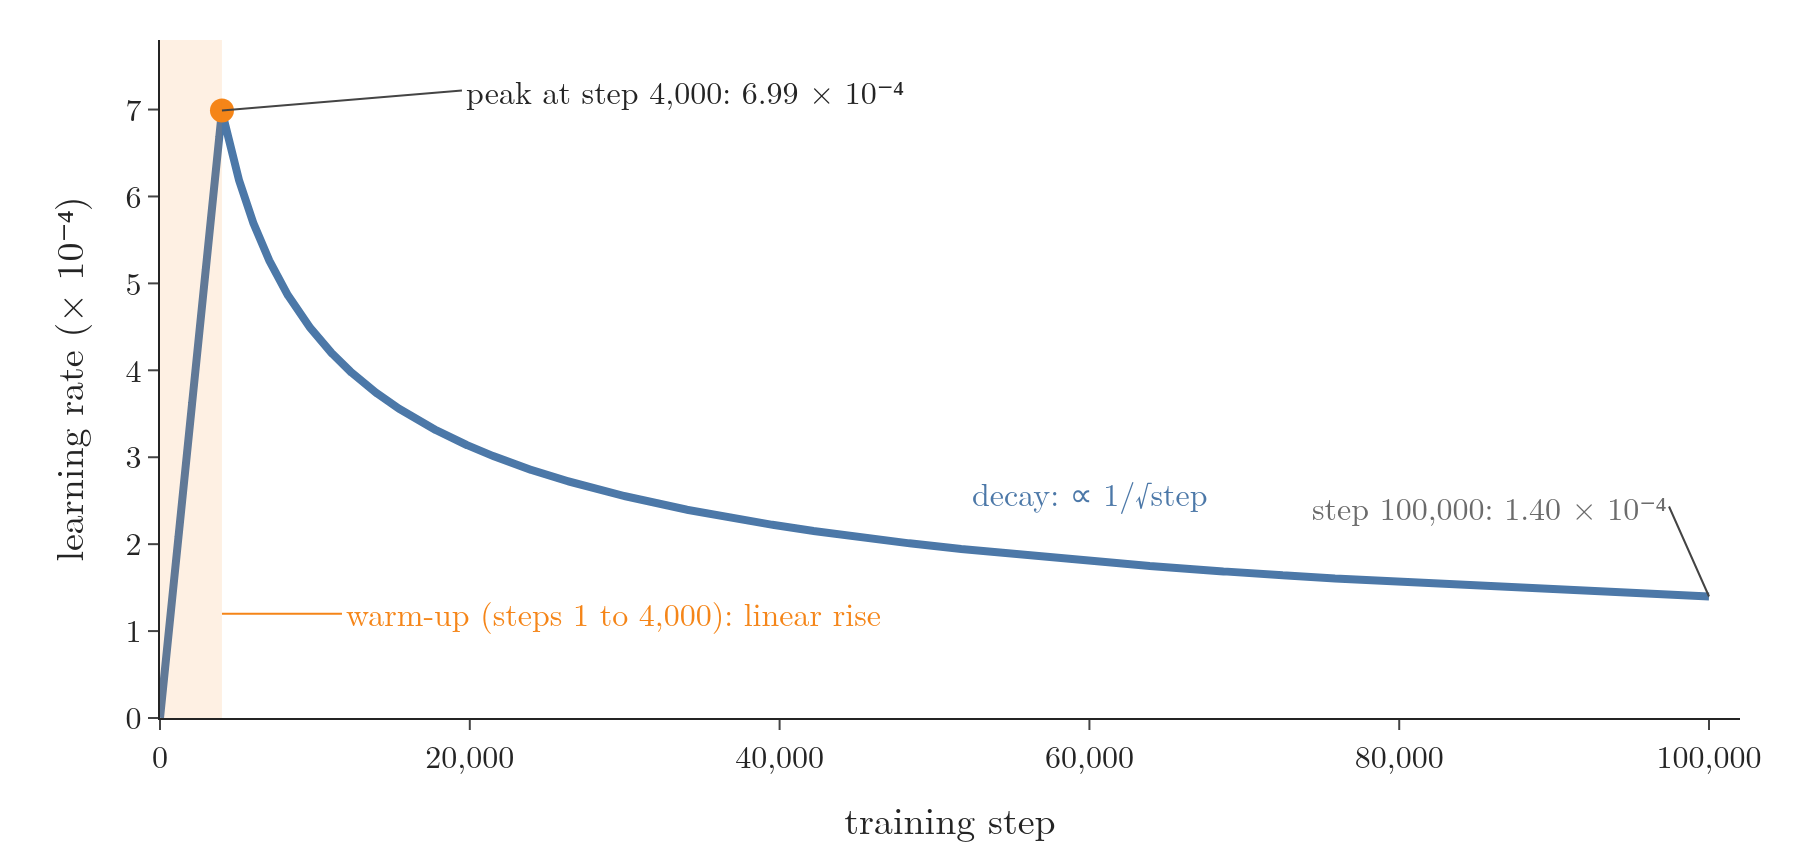

Here is the Python script that generated this plot:
"""The warm-up learning-rate schedule of Vaswani et al. (2017, eq. 3) for d_model = 512, warmup_steps = 4000 (Plotly line chart)."""
from pathlib import Path
import numpy as np
import plotly.graph_objects as go
from common import BLUE, ORANGE, GREY, FONT

here = Path(__file__).parent
d_model, warmup = 512, 4000
step = np.arange(1, 100_001)
lr = d_model ** -0.5 * np.minimum(step ** -0.5, step * warmup ** -1.5)
peak = lr.max()
assert step[lr.argmax()] == warmup and abs(peak - (d_model * warmup) ** -0.5) < 1e-12

fig = go.Figure()
fig.add_vrect(x0=0, x1=warmup, fillcolor=ORANGE, opacity=0.12, line_width=0)
fig.add_trace(go.Scatter(x=step, y=lr * 1e4, mode="lines", line=dict(color=BLUE, width=4), showlegend=False))
fig.add_trace(go.Scatter(x=[warmup], y=[peak * 1e4], mode="markers", marker=dict(color=ORANGE, size=12), showlegend=False))
fig.add_annotation(x=warmup, y=peak * 1e4, text=f"peak at step 4,000: {peak * 1e4:.2f} × 10⁻⁴", showarrow=True,
                   ax=120, ay=-10, xanchor="left", font=FONT)
fig.add_annotation(x=warmup, y=1.2, text="warm-up (steps 1 to 4,000): linear rise", showarrow=True, ax=60, ay=0,
                   xanchor="left", font=dict(FONT, color=ORANGE), arrowcolor=ORANGE)
fig.add_annotation(x=60_000, y=2.6, text="decay: ∝ 1/√step", showarrow=False, font=dict(FONT, color=BLUE))
fig.add_annotation(x=100_000, y=lr[-1] * 1e4, text=f"step 100,000: {lr[-1] * 1e4:.2f} × 10⁻⁴", showarrow=True,
                   ax=-20, ay=-45, xanchor="right", font=dict(FONT, color=GREY))
fig.update_layout(template="simple_white", width=900, height=430, font=FONT, margin=dict(l=80, r=30, t=20, b=60),
                  xaxis=dict(title="training step", tickformat=",", range=[0, 102_000]),
                  yaxis=dict(title="learning rate (× 10⁻⁴)", range=[0, 7.8]))
fig.write_image(here / "warmup.png", scale=2)
fig.write_image(here / "warmup.pdf")
